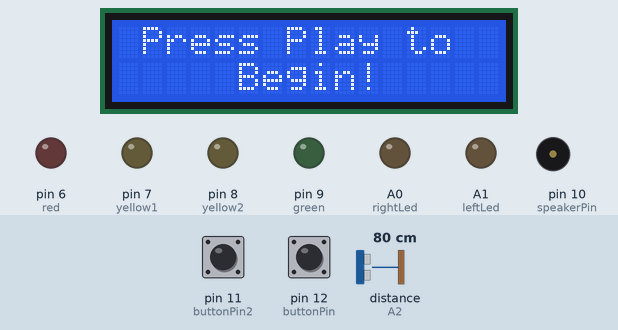
A sketch run on a simulated Arduino Uno, built with avr-gcc and run on an emulated ATmega328P. Parts: 16×2 character LCD, output pins drawn as LEDs (lit = HIGH), buzzer (waves = sounding). The inputs (shaded band) are chosen by the test bench; at power-on: pin 12 (buttonPin) HIGH, distance to the obstacle (sensor on A2) 80 cm, pin 11 (buttonPin2) LOW. The echo pulse lasts 58.3 µs per cm; what the sketch prints to the serial monitor is not drawn.

Above: at 1.2 s.
1.3 s: pin 12 (buttonPin) pulled LOW for 0.15 s
At 1.7 s:
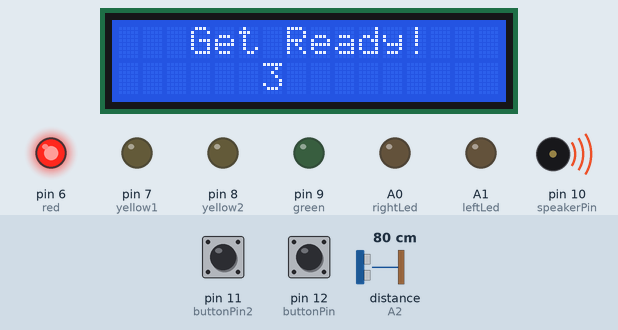
3.7 s: distance to the obstacle (sensor on A2) set to 62 cm
At 6.15 s:
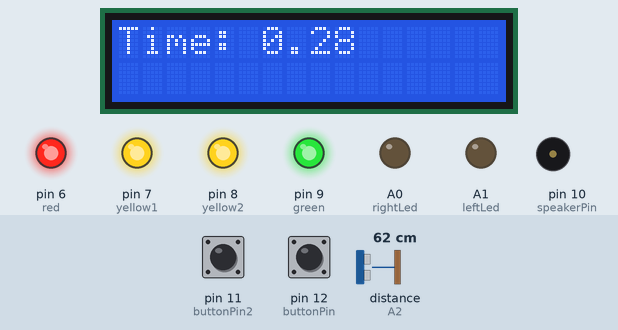
6.7 s: distance to the obstacle (sensor on A2) set to 55 cm
At 7.45 s:
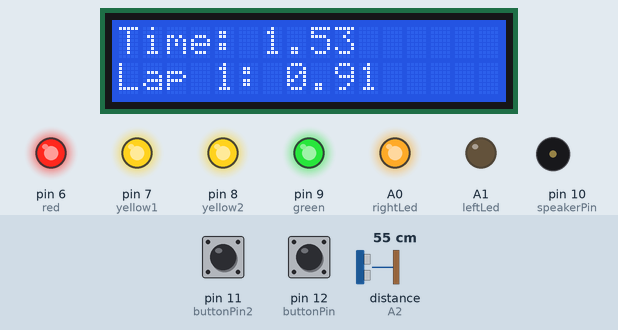
8.5 s: pin 12 (buttonPin) pulled LOW for 1 s
At 9.2 s:
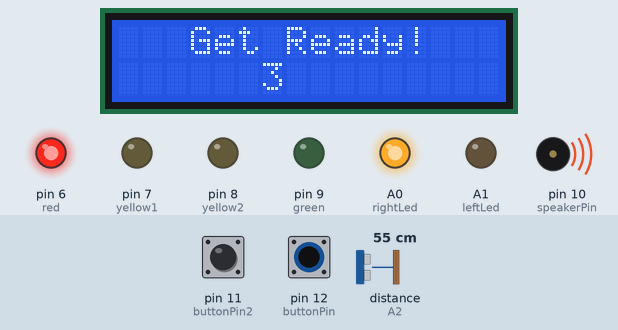
11.0 s: distance to the obstacle (sensor on A2) set to 2 cm
At 13.78 s:
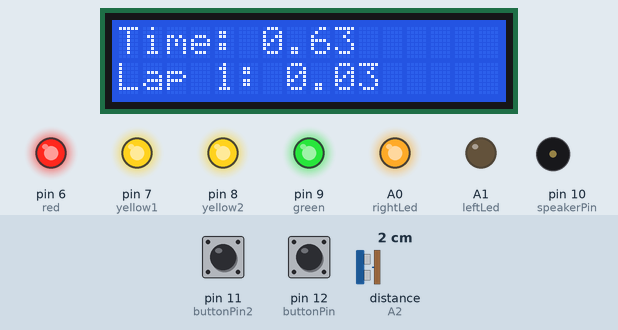
14.0 s: distance to the obstacle (sensor on A2) set to 60 cm
At 14.14 s:
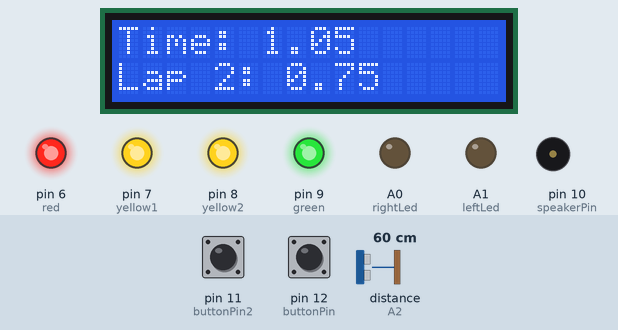
Timing chart, 0 to 16.9 s (numbered marks = the images above; inputs shaded):
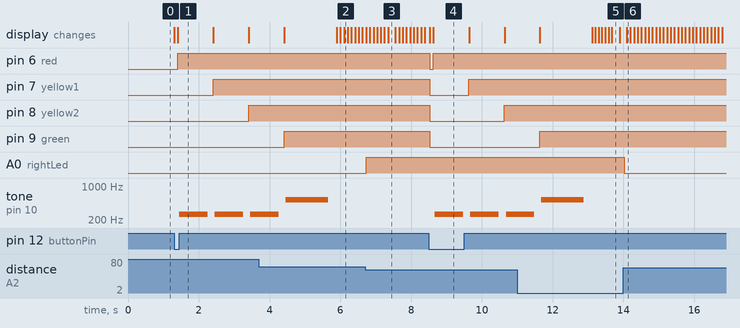

The sketch:

RaceCarCounter.ino
```cpp
/* Philip Loury 2013

 The circuit:
 * LCD RS pin to digital pin 12
 * LCD Enable pin to digital pin 11
 * LCD D4 pin to digital pin 5
 * LCD D5 pin to digital pin 4
 * LCD D6 pin to digital pin 3
 * LCD D7 pin to digital pin 2
 * LCD R/W pin to ground
 * 10K resistor:
 * ends to +5V and ground
 * wiper to LCD VO pin (pin 3)

Credits to
 David A. Mellis
 Limor Fried (http://www.ladyada.net)
 Tom Igoe
*/

// include the library code:
#include <LiquidCrystal.h>
#include <NewPing.h>

//Pins
const int red = 6;
const int yellow1 = 7;
const int yellow2 = 8;
const int green = 9;
const int speakerPin = 10;
const int buttonPin2 = 11;
const int buttonPin = 12;
const int pingPin = 13;
const int rightLed = A0;
const int leftLed = A1;
const int inPin = A2; //pin which delivers time to receive echo using pulseIn()

int buttonState = 1;
int buttonState2 = 1;

LiquidCrystal lcd(5, 4, 3, 2, A4, A5);

// Music Variables
int songLength = 4; // the number of notes
char notes[] = "cccC "; // a space represents a rest
int beats[] = {2, 2, 2, 3 };
int tempo = 400;
boolean firstTime = true;

// LED Variables;
int leds[] = {red,yellow1,yellow2,green};
int ledLength = 4;

// Timer Variables
double start;
double stop;
boolean raceMode = false;
double lapTimes[10];

boolean refresh=true;
//int triggerRef;
int lapCounter = 1;
double previousLap = 0;
double thisLap;
double lapTime;
double previousLapTime;
double bestLap;
double trackRecordLap = 5.00;

//range in cm which is considered safe to enter, anything
//coming within less than 5 cm triggers red LED
int rightTrack = 7;
int leftTrack = 13;
//right and Lef LED pin numbers

int flash = 0;
double fastestPossible = 0.75;

#define TRIGGER_PIN  13  // Arduino pin tied to trigger pin on the ultrasonic sensor.
#define ECHO_PIN     A2  // Arduino pin tied to echo pin on the ultrasonic sensor.
#define MAX_DISTANCE 100 // Maximum distance we want to ping for (in centimeters). Maximum sensor distance is rated at 400-500cm.
NewPing sonar(TRIGGER_PIN, ECHO_PIN, MAX_DISTANCE);

void setup() {

  Serial.begin(115200);

  pinMode(red,OUTPUT); //6
  pinMode(yellow1,OUTPUT); //7
  pinMode(yellow2,OUTPUT); //8
  pinMode(green,OUTPUT); //9
  pinMode(speakerPin, OUTPUT); //10
  pinMode(buttonPin,INPUT); //11
  pinMode(buttonPin2,INPUT); //12

  pinMode(pingPin, OUTPUT); //13
  pinMode(rightLed, OUTPUT); //A0
  pinMode(leftLed, OUTPUT); //A1
  pinMode(inPin, INPUT);  //A2

  lcd.begin(16, 2);
  lcd.setCursor(1,0);
  lcd.print("Press Play to");
  lcd.setCursor(5,1);
  lcd.print("Begin!");
}

void countTone(){
  delay(100);
  if(firstTime){
    int countDown = 3;
    int ledIndex = 0;

    for (int i = 0; i < songLength; i++) {
      if (notes[i] == ' ') {
        delay(beats[i] * tempo); // rest
      }
      else {
        lcd.setCursor(3,0);
        lcd.print("Get Ready!");
        lcd.setCursor(6,1);
        if(countDown>0) lcd.print(countDown);
        else lcd.print("GO!");


        digitalWrite(leds[ledIndex],HIGH);
        countDown--;
        ledIndex++;
        playNote(notes[i], beats[i] * tempo);
      }
      // pause between notes
      delay(tempo / 2);
    }
    firstTime = false;
  }
}

void playNote(char note, int duration) {
  char names[] = {
    'c', 'd', 'e', 'f', 'g', 'a', 'b', 'C'         };
  int tones[] = {
    1915, 1700, 1519, 1432, 1275, 1136, 1014, 956         };

  // play the tone corresponding to the note name
  for (int i = 0; i < 8; i++) {
    if (names[i] == note) {
      playTone(tones[i], duration);
    }
  }
}

void playTone(int tone, int duration) {
  for (long i = 0; i < duration * 1000L; i += tone * 2) {
    digitalWrite(speakerPin, HIGH);
    delayMicroseconds(tone);
    digitalWrite(speakerPin, LOW);
    delayMicroseconds(tone);
  }
}

double getTime(){
  return millis()/1000.0;
}

void victory(){
}


void loop() {

  buttonState = digitalRead(buttonPin);
  buttonState2 = digitalRead(buttonPin2);

  if(buttonState == LOW){   // THIS USED TO BE LOW
    lapCounter = 1;
    firstTime = true;
    for(int i=0; i<ledLength;i++){
      digitalWrite(leds[i],LOW);
    }

    lcd.clear();
    lcd.setCursor(3,0);
    lcd.print("Get Ready!");
    countTone();
    start = getTime();//grabs the time at which
    raceMode = true;
    refresh = true;
    //    startTime();

  }


 if(raceMode){
    if(refresh)lcd.clear();
    if(flash%3>0){
    lcd.setCursor(0,0);
    lcd.print("Time: ");
    lcd.print(getTime()-start);
    }

    pong();


    refresh = false;
                                //delay(10);
  flash++;
  if(flash>99)flash=0;
  }//end raceMode
}//end loop

void rightLapCount(){

  lcd.setCursor(0,1);
  lcd.print("Lap ");
  lcd.print(lapCounter);
  lcd.print(": ");

   if(lapCounter == 1)previousLap = start; //previousLap in MILLIS TIME
      thisLap = getTime();
      lapTime = thisLap - previousLap;
      previousLap = thisLap;
      //store the Fastest Lap this Run
      if(lapTime < previousLapTime)bestLap = lapTime;
      previousLapTime = lapTime;
      lcd.print(lapTime);

      //Check for Best Ever
      if(lapTime<trackRecordLap)victory();

      //At End of Race
      if(lapCounter >= 10){
        lcd.clear();
        double stop = getTime();
        double total = stop-start;
        lcd.home();
        lcd.print("Time: ");
        lcd.print(total);
        lcd.setCursor(0,1);
        lcd.print("Best Lap: ");
        //Case for Broken Record
        if(bestLap<trackRecordLap){
          for(int i =0; i<10; i++){
          lcd.clear();
          lcd.print("Time: ");
          lcd.print(total);
          lcd.setCursor(0,1);
          lcd.print("Best Lap: ");
          lcd.print(bestLap);
          delay(500);
          lcd.clear();
          lcd.print("Time: ");
          lcd.print(total);
          lcd.setCursor(0,1);

          delay(250);}  }
        else{lcd.print(bestLap);

        }
        raceMode = false;
      }//end of At End of Race

      //delay(100);
      lapCounter++;
      //digitalWrite(rightLed,LOW);
}

void pong(){
  delay(29);                      // Wait 50ms between pings (about 20 pings/sec). 29ms should be the shortest delay between pings.
  unsigned int uS = sonar.ping(); // Send ping, get ping time in microseconds (uS).
  Serial.print("Ping: ");
  int d = uS / US_ROUNDTRIP_CM;
  Serial.print(d); // Convert ping time to distance and print result (0 = outside set distance range, no ping echo)
  Serial.println("cm");
  if(d<=60 && d>=1)digitalWrite(rightLed,HIGH);
  else digitalWrite(rightLed,LOW);
  if(d<=60 && d>=1 && (getTime()-previousLap)>fastestPossible){
    //digitalWrite(rightLed,HIGH);
    rightLapCount();
  }
}

void usr(){
  //raw duration in milliseconds, cm is the
  //converted amount into a distance
  long duration, cm;

  //sending the signal, starting with LOW for a clean signal
  digitalWrite(pingPin, LOW);
  delayMicroseconds(2);
  digitalWrite(pingPin, HIGH);
  delayMicroseconds(5);
  digitalWrite(pingPin, LOW);

  //setting up the input pin, and receiving the duration in
  //microseconds for the sound to bounce off the object infront
  duration = pulseIn(inPin, HIGH);

  // convert the time into a distance
  cm = microsecondsToCentimeters(duration);

  //printing the current readings to ther serial display
  //Serial.print(cm), Serial.print("cm"), Serial.println();

  //checking if anything is within the safezone
  if (cm < rightTrack)
  {
    digitalWrite(rightLed, HIGH); //red is right!
    digitalWrite(leftLed, LOW);
    lcd.clear();
    lcd.setCursor(1,0);
    lcd.print("BYAHH!!!");

  }
  else if(cm<leftTrack && cm >rightTrack)
  {
    digitalWrite(leftLed, HIGH); //green is left!
    digitalWrite(rightLed, LOW);
  }
  else{
    digitalWrite(leftLed,LOW);
    digitalWrite(rightLed,LOW);
  }
  delay(100);
}

long microsecondsToCentimeters(long microseconds)
{
  // The speed of sound is 340 m/s or 29 microseconds per centimeter.
  // The ping travels out and back, so to find the distance of the
  // object we take half of the distance travelled.
  return microseconds / 29 / 2;
}
```

Measured:
- the behaviour switches between 60 and 59 cm on distance to the obstacle (sensor on A2) (found by bisection; images 2 and 3)
- after the input at 1.3 s, pin 6 (red): LOW → HIGH after 0.11 s; pin 7 (yellow1): LOW → HIGH after 1.1 s; pin 8 (yellow2): LOW → HIGH after 2.1 s; tone on pin 10 (speakerPin): alternates 260 Hz for 0.80 s and silent for 0.20 s, starting after 0.15 s; the display: first changes at once (image 1 shows a later state)
- after the input at 6.7 s, A0 (rightLed): LOW → HIGH at once; the display: first changes at once (image 3 shows a later state)
- after the input at 8.5 s, pin 6 (red): HIGH → LOW at once, → HIGH 0.11 s later; pin 7 (yellow1): HIGH → LOW at once, → HIGH 1.1 s later
- after the input at 14.0 s, A0 (rightLed): HIGH → LOW at once
